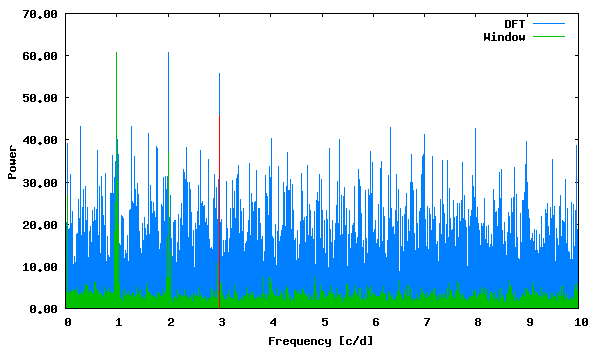

The gnuplot source for this figure:
set term png size 600,350 medium
set colors classic
set output "phase_lc_15.deeming.png"
set xlabel "Frequency [c/d]"
set ylabel "Power"
set format y "%5.2f"
plot "deeming.periodogram" using 1:2 with lines linecolor 3 title "DFT", "deeming.periodogram" using 1:3 with lines linecolor 2 title "Window", "<echo '3.009199 45.84679706'" with impulses linecolor 1 title ""
 
